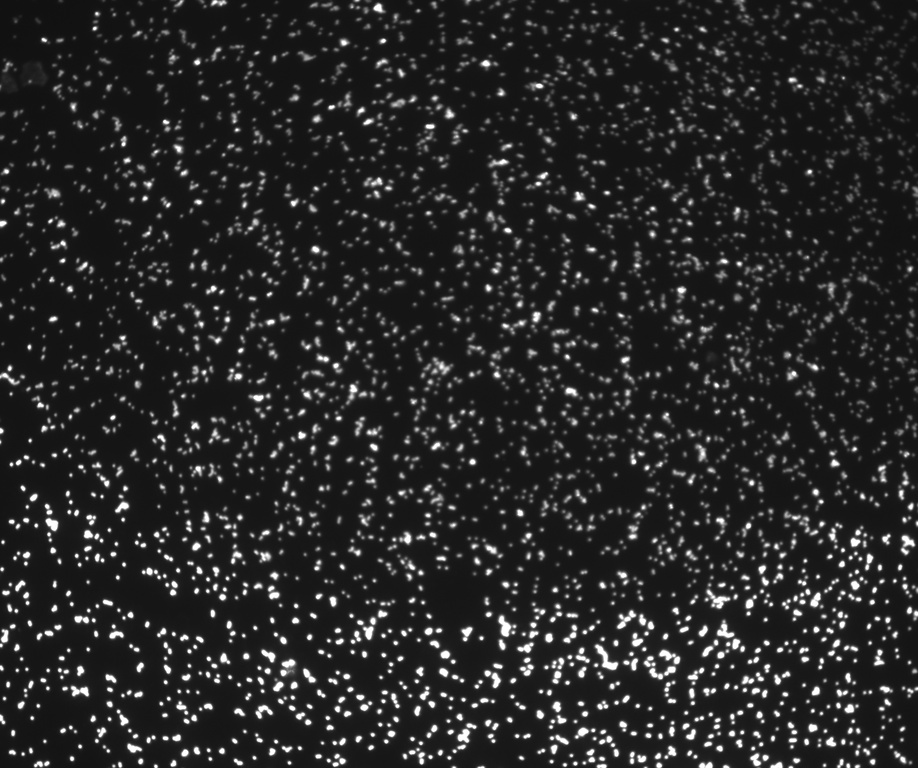
#> input picture test1.jpg, 918 x 768 px, shrunk from 2448 x 2048 before the run
$ python MAIN_SCIKIT_IMAGE.py
#> lines starting #> are read from the running program, lines starting #| are printed output that depends on the picture; after the words box and inside, x2 and y2 are one past the last pixel; in counts of white or black regions, pixels touching at a corner belong together
import matplotlib.pyplot as plt
from skimage import feature, io, filters
from skimage.color import rgb2gray
import numpy as np
import cv2

# Load image (Becomes Grayscale)
FILENAME = "test1.jpg"
FILEOUTPUT = "Test1Output.jpg"

#################################
# PREPROCESSING IMAGE #
#################################

#Read in image
image = io.imread(FILENAME, as_gray=True)
#> image is the input picture: shape (768, 918); min 15, max 255, mean 39.7

#Binary ThresholdFiltering
thresh = filters.threshold_otsu(image)
#> thresh = 100
binary = image > thresh
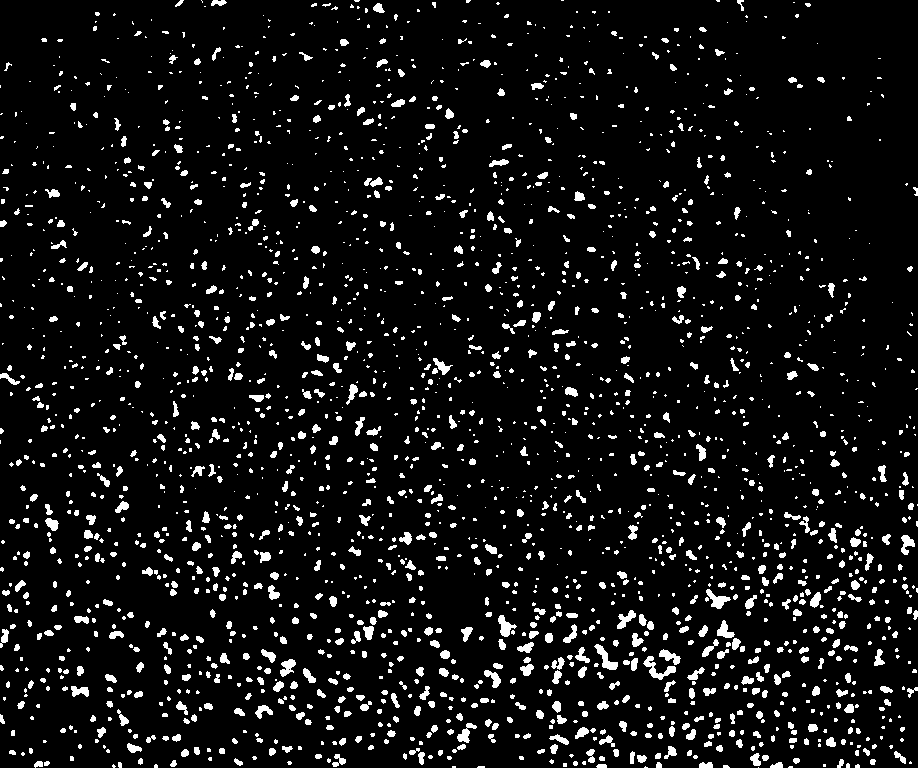
#> binary: shape (768, 918) bool; 7.1% white; 2468 white regions (1619 under 20 px), largest, box (x1, y1, x2, y2) and area: (643, 656, 676, 680) 272, (594, 644, 618, 670) 237, (706, 589, 731, 609) 214

# Detect blobs (nuclei)
blobs = feature.blob_log(binary, max_sigma=5, num_sigma=10, threshold=.1)
#> blobs = 2881 rows, first 8: [711, 379, 1.89], [763, 575, 1.89], [488, 125, 1.89], [507, 643, 1.89], [629, 816, 2.33], [449, 854, 1.89], [385, 716, 1.89], [661, 453, 1.89]

# Print number of blobs(nuclei) found
# print('# of Nuclei:', len(blobs))
# Number of Nuclei: len(blobs)

#################################
# PLOTTING #
#################################

# Change Parameters
HEIGHT = 10
WIDTH = 10
DPI = 200

fig1, ax1 = plt.subplots(figsize=(HEIGHT, WIDTH), dpi=DPI)

ax1.imshow(image, cmap='gray')

# Draw circles on top of original image for each blob(nuclei) detected
for blob in blobs:
    y, x, area = blob
    ax1.add_patch(plt.Circle((x, y), area*np.sqrt(2), color='r', fill=False))
#> this loop made 2881 passes

plt.show()
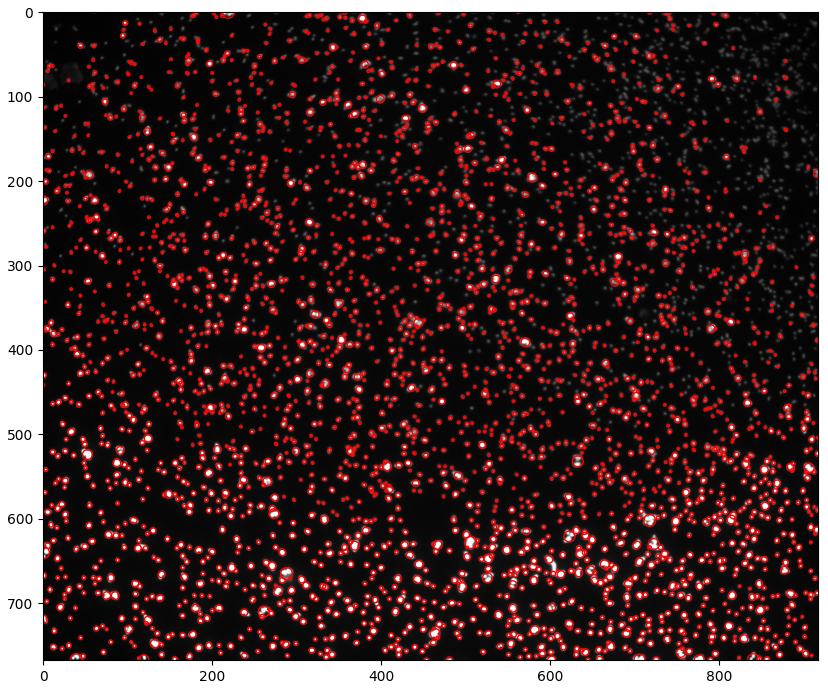
#> figure drawn by matplotlib, 1 panel

# Display the image with blobs(nuclei) highlighted
# plt.title(f'Number of Nuclei found: {len(blobs)}')
# plt.savefig(FILEOUTPUT)                 #save as jpg


# Histogram
fig2, ax2 = plt.subplots(figsize=(HEIGHT, WIDTH), dpi=DPI)

# Histogram of pixel intensity
ax2.hist(image.ravel(), bins=256, color='gray')
ax2.set_title('Histogram of Pixel Intensities')

plt.show()
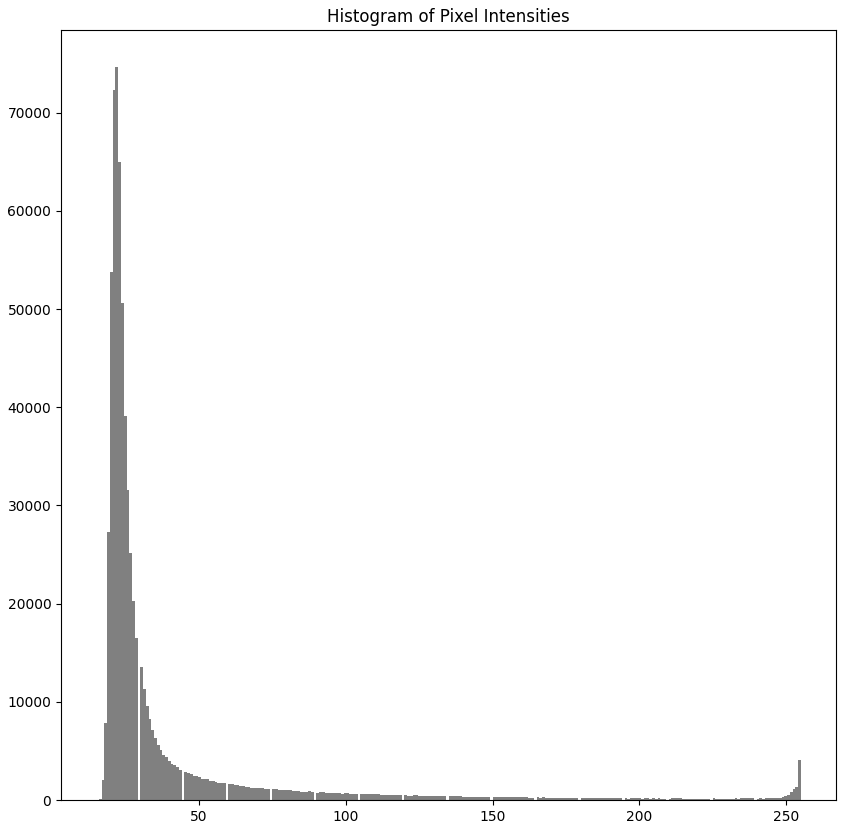
#> figure drawn by matplotlib, 1 panel; tallest bar 74678 high, from x = 21.56 to 22.5

print("Success!")

$ run again, with test2.jpg copied over test1.jpg
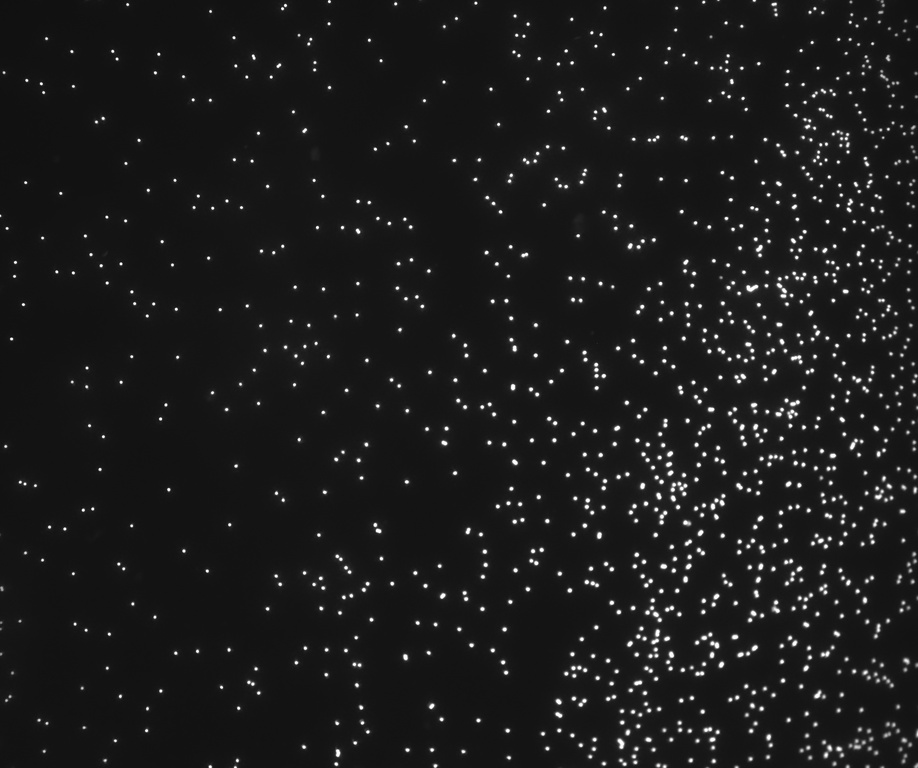
#> input picture test2.jpg, 918 x 768 px, shrunk from 2448 x 2048 before the run
#> image is the input picture: shape (768, 918); min 10, max 255, mean 27.8
#> thresh = 107
#> `binary = image > thresh`:
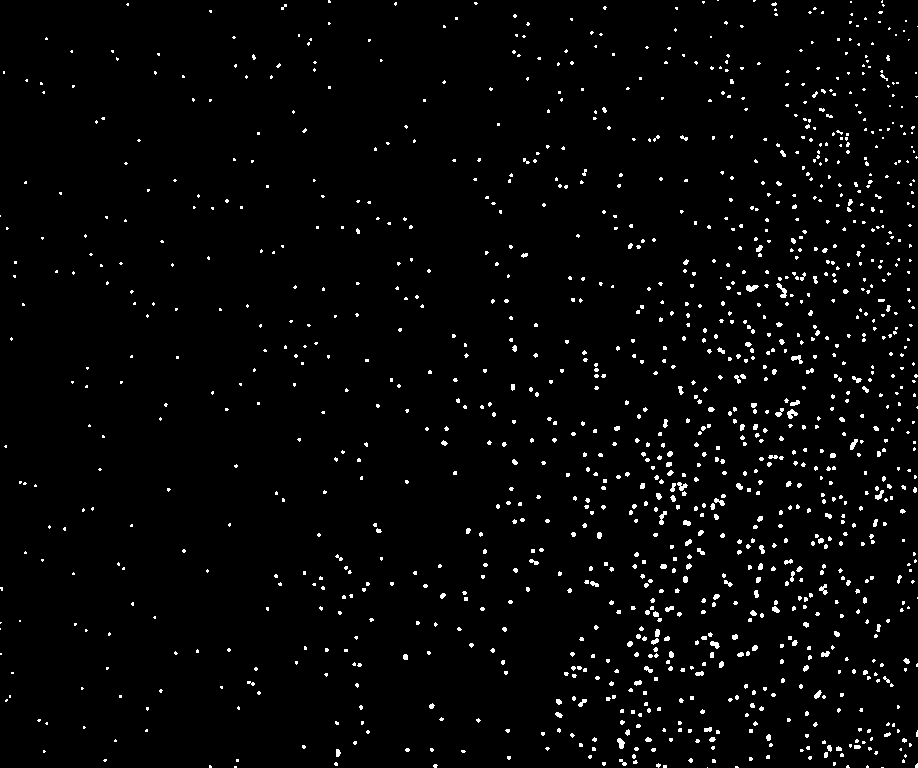
#> binary: shape (768, 918) bool; 2.5% white in thin lines or dots
#> blobs = 1313 rows, first 8: [291, 845, 1.89], [534, 573, 1.89], [705, 752, 1.89], [706, 431, 1.89], [418, 818, 1.44], [624, 435, 1.44], [748, 547, 1.44], [342, 801, 1.44]
#> the loop `for blob in blobs:` made 1313 passes
#> `plt.show()`:
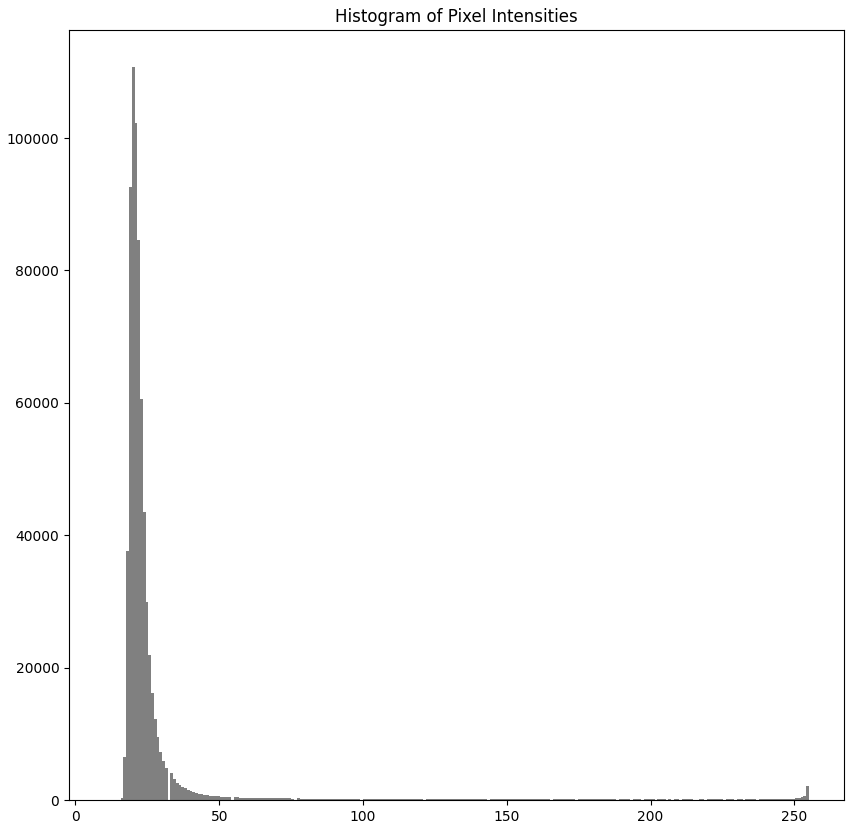
#> figure drawn by matplotlib, 1 panel; tallest bar 110782 high, from x = 19.57 to 20.53

$ run again, with test3.jpg copied over test1.jpg
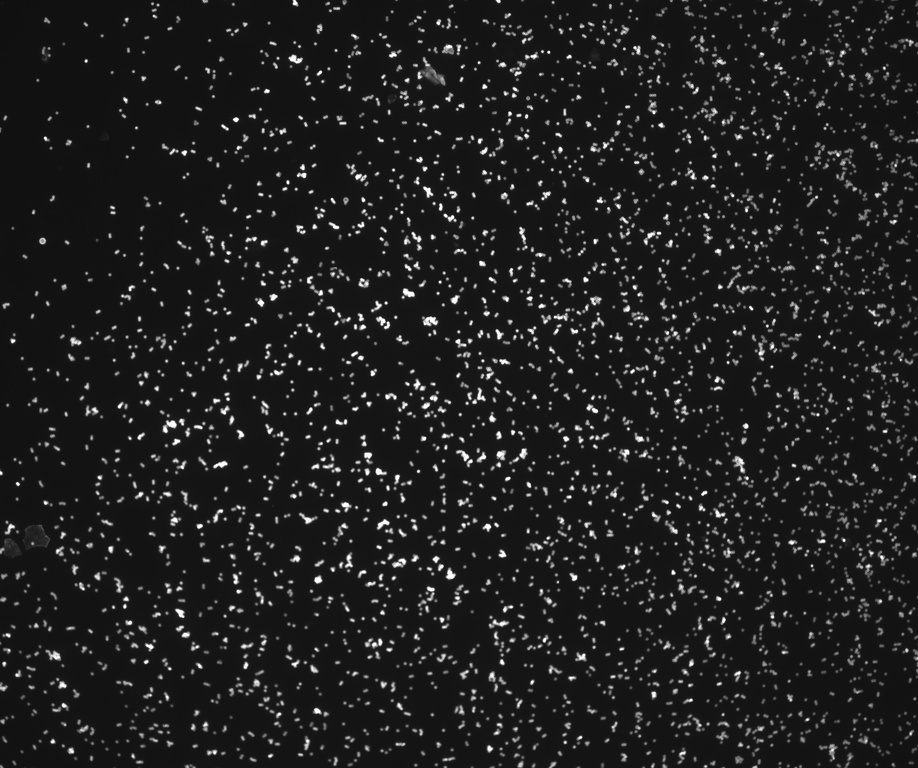
#> input picture test3.jpg, 918 x 768 px, shrunk from 2448 x 2048 before the run
#> image is the input picture: shape (768, 918); min 11, max 255, mean 31.4
#> thresh = 85
#> `binary = image > thresh`:
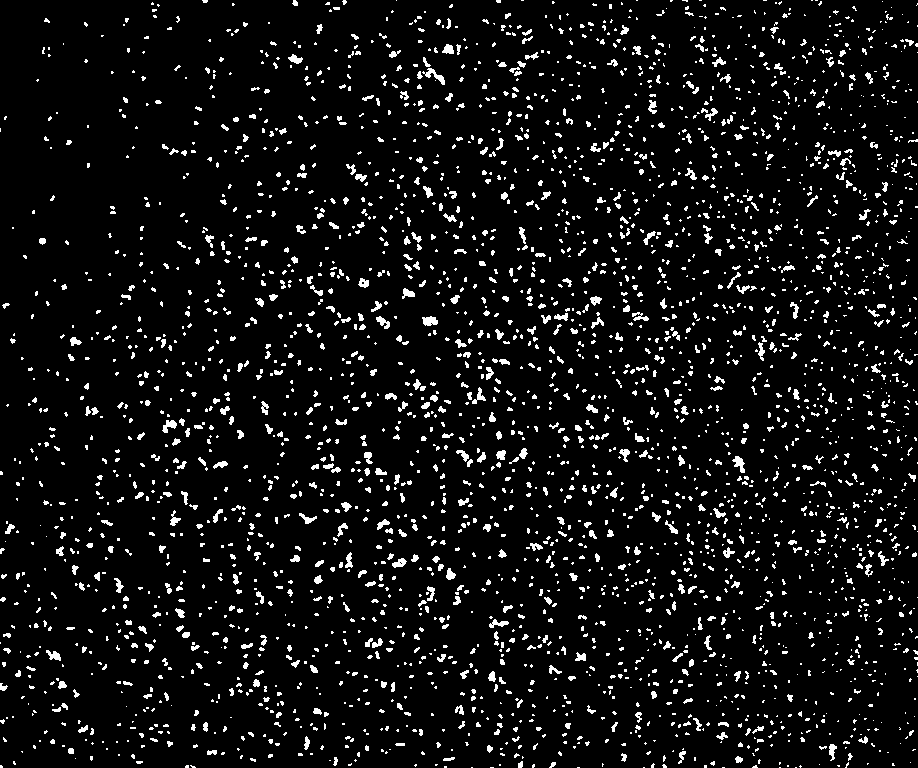
#> binary: shape (768, 918) bool; 6.7% white in thin lines or dots
#> the loop `for blob in blobs:` made 3960 passes
#> (y, x, area) on passes 1 to 3: (438, 423, 1.89), (171, 641, 1.89), (241, 595, 1.89)
#> `plt.show()`:
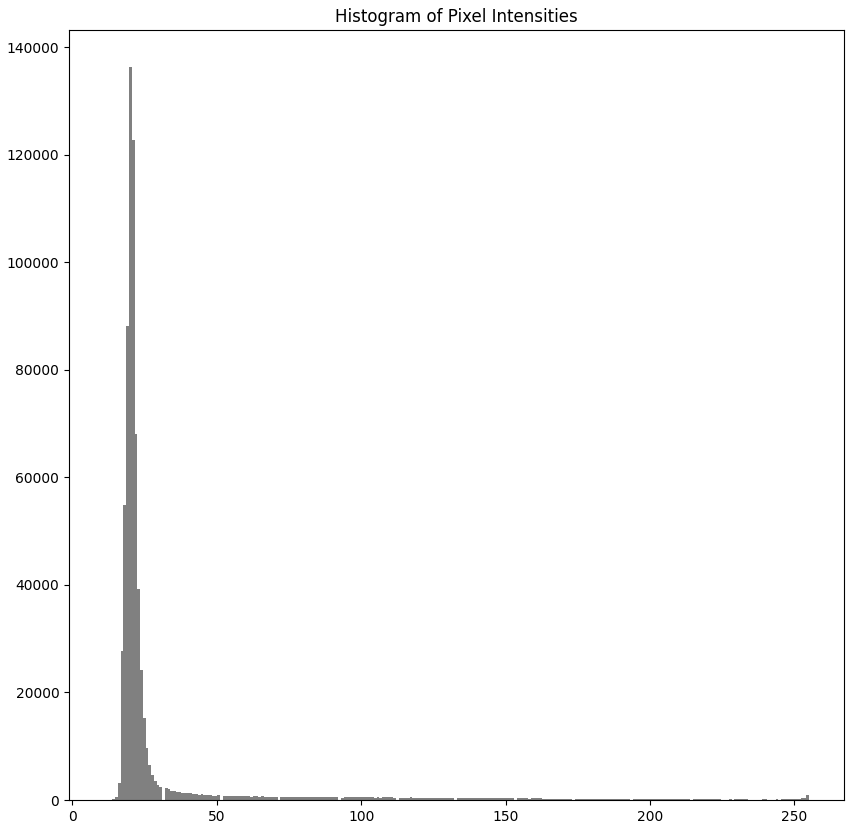
#> figure drawn by matplotlib, 1 panel; tallest bar 136425 high, from x = 19.58 to 20.53
